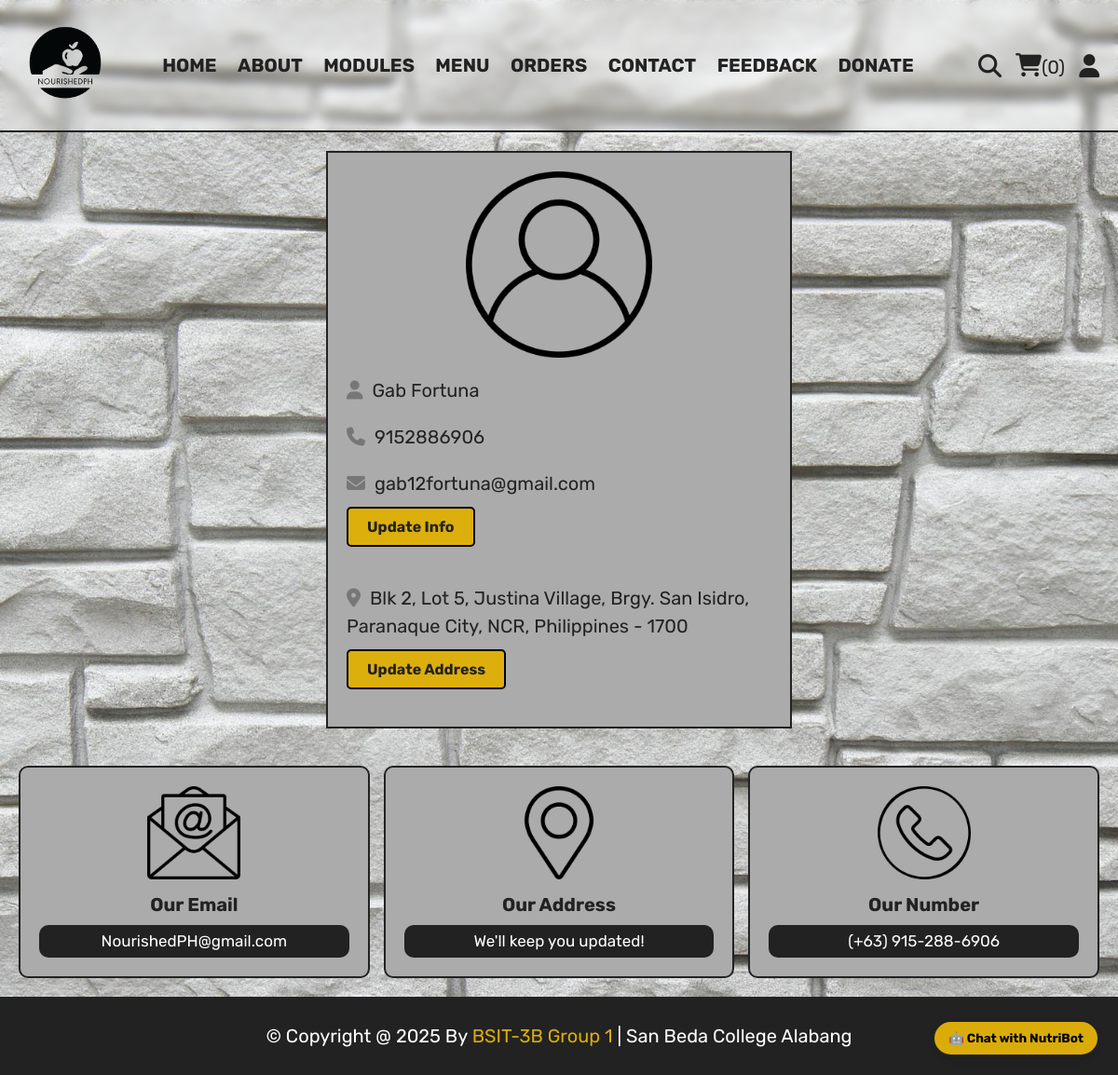
The app's page /profile.php (signed in) with its own data.
### tables this page shows
CREATE TABLE `users` (
  `id` int(100) NOT NULL,
  `name` varchar(20) NOT NULL,
  `email` varchar(50) NOT NULL,
  `number` varchar(10) NOT NULL,
  `password` varchar(50) NOT NULL,
  `address` varchar(500) NOT NULL
);

### profile.php (the view, shortened to what this page needs)
<?php
include 'components/connect.php';
include 'chatbot.php';
?>
<!DOCTYPE html>
<html lang="en">
<head>
   <link rel="stylesheet" href="https://cdnjs.cloudflare.com/ajax/libs/font-awesome/6.1.1/css/all.min.css">
   <link rel="stylesheet" href="css/style.css">
</head>
<body>
<?php include 'components/user_header.php'; ?>
<section class="user-details">
   <div class="user">
      <img src="images/user-icon.png" alt="">
      <p><i class="fas fa-user"></i><span><span><?= $fetch_profile['name']; ?></span></span></p>
      <p><i class="fas fa-phone"></i><span><?= $fetch_profile['number']; ?></span></p>
      <p><i class="fas fa-envelope"></i><span><?= $fetch_profile['email']; ?></span></p>
      <a href="update_profile.php" class="btn">update info</a>
      <p class="address"><i class="fas fa-map-marker-alt"></i><span><?php if($fetch_profile['address'] == ''){echo 'please enter your address';}else{echo $fetch_profile['address'];} ?></span></p>
      <a href="update_address.php" class="btn">update address</a>
   </div>
</section>
<?php include 'components/footer.php'; ?>
</body>
</html>

### css/style.css (style rules this page uses)
:root { --yellow:#deb00bfa; --red:#e74c3c; --white:#fff; --black:#222; --light-color:#777; --border:.2rem solid var(--black); }
* { font-family: 'Rubik', sans-serif; margin:0; padding:0; box-sizing: border-box; outline: none; border: none; text-decoration: none; }
html { font-size: 62.5%; overflow-x: hidden; scroll-behavior: smooth; }
section { margin:0 auto; max-width: 1200px; padding:2rem; }
.btn, .delete-btn { display: inline-block; background: var(--yellow); color: #000; padding: 10px 20px; font-size: 16px; font-weight: bold; text-decoration: none; border-radius: 5px; transition: 0.3s ease-in-out; border: 2px solid black; margin-bottom: 20px; text-transform: capitalize; }
.btn { background-color: var(--yellow); color:var(--black); }
.user-details .user { max-width: 50rem; margin:0 auto; border:var(--border); padding:2rem; }
.user-details .user img { width: 100%; height: 20rem; object-fit: contain; margin-bottom: 1rem; }
.user-details .user p { padding:1rem 0; line-height: 1.5; font-size: 2rem; }
.user-details .user p span { color:var(--black); }
.user-details .user p i { margin-right: 1rem; color:var(--light-color); }
.user-details .user .address { margin-top: 1rem; }

### profile.php (style rules this page uses)
body { background: url('images/background1.jpg') no-repeat center center fixed; background-size: cover; margin: 0; padding: 0; font-family: Arial, sans-serif; }
.user { background: rgb(171, 171, 171); }

### records on screen
users: name "Gab Fortuna", number "9152886906", email "gab12fortuna@gmail.com", address "Blk 2, Lot 5, Justina Village, Brgy. San Isidro, Paranaque City, NCR, Philippines - 1700"

### other values on screen
$total_cart_items "0"
